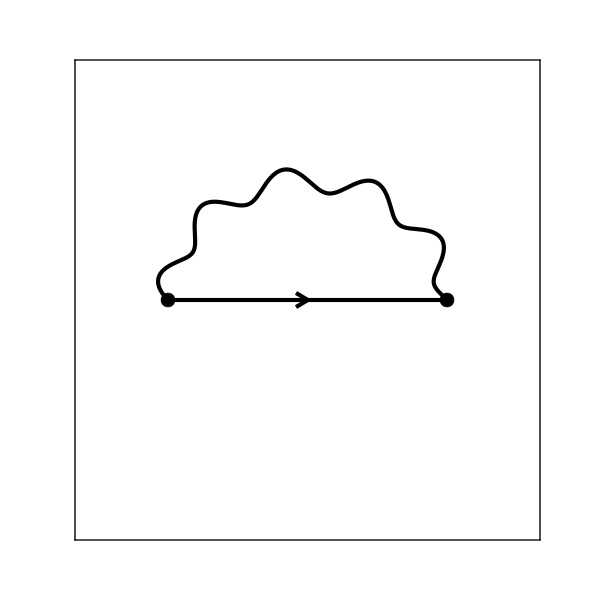

Write the Python code that produced this figure.
"""
Create two lines. One straight and one elliptic.
"""

import unittest
import os
import time
import matplotlib.pyplot as plt
from ..core import Diagram

from . import TestDiagram

basename = os.path.splitext(os.path.basename(__file__))[0]

class TestLines(TestDiagram):

    def test_wiggly(self):

        fig = plt.figure(figsize=(6,6))
        ax = fig.add_subplot(111)
        
        ax.set_xlim(0,1)
        ax.set_ylim(0,1)
        ax.set_xticks([])
        ax.set_yticks([])
        
        dia = Diagram(ax)
        
        v1 = dia.verticle(xy=(.2,.5))
        v2 = dia.verticle(xy=(0.8,.5))
        l1 = dia.line(v1, v2, arrow=True)
        l2 = dia.line(v1, v2, pathtype='elliptic', linetype='wiggly')
        
        dia.plot()

        self.show_pdf(basename)
